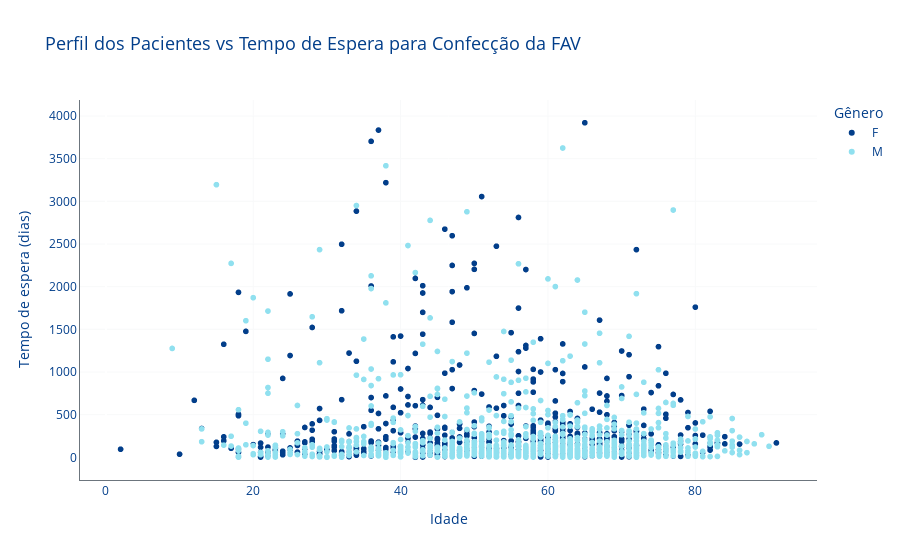

The cell this chart's notebook holds for it:
### Code cell
fig1_p3 = px.scatter(
    df_perfil,
    x='idade',
    y='tempo_entre_fav_e_primeira_dialise',
    color='genero',
    labels={
        'idade': 'Idade',
        'tempo_entre_fav_e_primeira_dialise': 'Tempo de espera (dias)',
        'genero': 'Gênero'
    },
    title='Perfil dos Pacientes vs Tempo de Espera para Confecção da FAV',
    color_discrete_map=genero_cores
)

# Layout com paleta médica
fig1_p3.update_layout(
    plot_bgcolor=paleta['fundo'],
    paper_bgcolor=paleta['fundo'],
    font=dict(color=paleta['quarto']),
    title_font=dict(size=18, color=paleta['quarto']),
    xaxis=dict(
        title='Idade',
        gridcolor=paleta['quinto'],
        linecolor=paleta['texto']
    ),
    yaxis=dict(
        title='Tempo de espera (dias)',
        gridcolor=paleta['quinto'],
        linecolor=paleta['texto']
    )
)

fig1_p3.show()

### Figure 1 — Plotly figure (JSON) as saved in the notebook; plotly's stock layout.template omitted (floating-point values rounded to 4 significant figures; data arrays with more than 128 entries replaced by an {"elided": "..."} marker saying what was removed)
{"data": [{"hovertemplate": "Gênero=F<br>Idade=%{x}<br>Tempo de espera (dias)=%{y}<extra></extra>", "legendgroup": "F", "marker": {"color": "#023E8A", "symbol": "circle"}, "mode": "markers", "name": "F", "showlegend": true, "type": "scattergl", "x": {"elided": "678 int values"}, "xaxis": "x", "y": {"elided": "678 int values"}, "yaxis": "y"}, {"hovertemplate": "Gênero=M<br>Idade=%{x}<br>Tempo de espera (dias)=%{y}<extra></extra>", "legendgroup": "M", "marker": {"color": "#90E0EF", "symbol": "circle"}, "mode": "markers", "name": "M", "showlegend": true, "type": "scattergl", "x": {"elided": "892 int values"}, "xaxis": "x", "y": {"elided": "892 int values"}, "yaxis": "y"}], "layout": {"font": {"color": "#023E8A"}, "legend": {"title": {"text": "Gênero"}, "tracegroupgap": 0}, "paper_bgcolor": "#FFFFFF", "plot_bgcolor": "#FFFFFF", "title": {"font": {"color": "#023E8A", "size": 18}, "text": "Perfil dos Pacientes vs Tempo de Espera para Confecção da FAV"}, "xaxis": {"anchor": "y", "domain": [0, 1], "gridcolor": "#F8F9FA", "linecolor": "#6C757D", "title": {"text": "Idade"}}, "yaxis": {"anchor": "x", "domain": [0, 1], "gridcolor": "#F8F9FA", "linecolor": "#6C757D", "title": {"text": "Tempo de espera (dias)"}}}}
